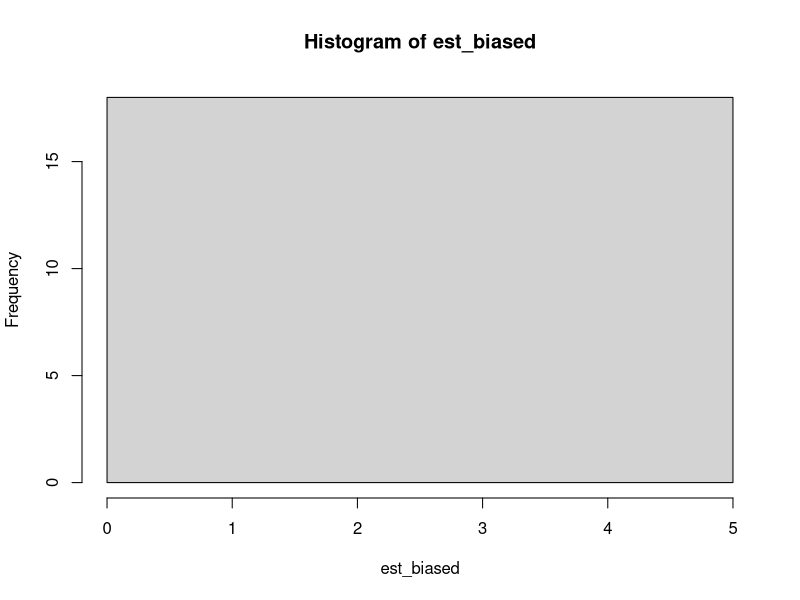

Recreate this plot in R.
# define a function for the estimator
Y_tilde <- function(c){
	sum(c)/(length(c)-1)
}         
         
# repeatedly compute estimates and store the results in est_biased
set.seed(123)
est_biased <- replicate(Y_tilde(rnorm(5, mean = 10, sd = 25)),5)
         
         
# plot a histogram of est_biased
hist(est_biased)
         
         
# add a red vertical line at mu = 10
abline(v = 10,col = 'red')
